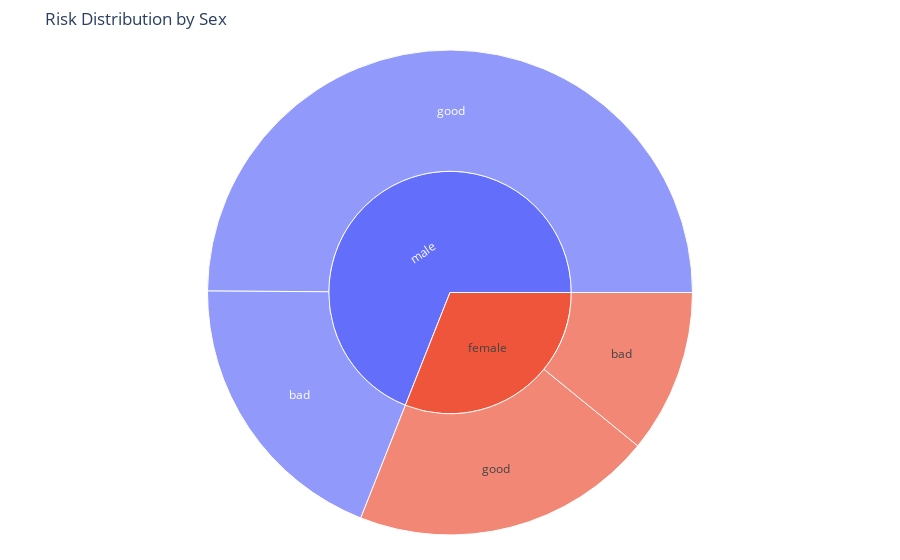

Notebook code for this chart:
### Markdown cell above
Viewing Comparison of Sex and Risk

### Code cell
import pandas as pd
import plotly.express as px

# Create a mosaic chart to compare 'Sex' and 'Risk'
fig = px.sunburst(df, path=['Sex', 'Risk'], title="Risk Distribution by Sex")

# Configure the layout to improve visualization
fig.update_layout(margin=dict(t=50, l=25, r=25, b=25))

fig.show()

### Figure 1 — Plotly figure (JSON) as saved in the notebook; plotly's stock layout.template omitted (floating-point values rounded to 4 significant figures)
{"data": [{"branchvalues": "total", "domain": {"x": [0, 1], "y": [0, 1]}, "hovertemplate": "labels=%{label}<br>count=%{value}<br>parent=%{parent}<br>id=%{id}<extra></extra>", "ids": ["female/bad", "male/bad", "female/good", "male/good", "female", "male"], "labels": ["bad", "bad", "good", "good", "female", "male"], "name": "", "parents": ["female", "male", "female", "male", "", ""], "type": "sunburst", "values": [109, 191, 201, 499, 310, 690]}], "layout": {"legend": {"tracegroupgap": 0}, "margin": {"b": 25, "l": 25, "r": 25, "t": 50}, "title": {"text": "Risk Distribution by Sex"}}}
